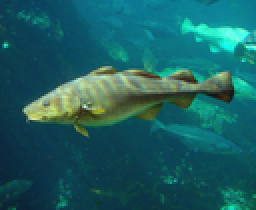
%> input picture Project 1 Image Filtering and Hybrid Image/data/fish.bmp, 128 x 105 px, shrunk from 375 x 307 before the run (shown 2 times larger)
$ octave Test_MyImfilter_Fast_Fish.m   (GNU Octave 9; MATLAB toolbox functions it lacks are replaced by stand-ins)
%> lines starting %> are read from the running program, lines starting %| are printed output that depends on the picture
### Project 1 Image Filtering and Hybrid Image/code/my_imfilter_fast.m
function output = my_imfilter_fast(image, filter)
% This function is intended to behave like the built in function imfilter()
% See 'help imfilter' or 'help conv2'. While terms like "filtering" and
% "convolution" might be used interchangeably, and they are indeed nearly
% the same thing, there is a difference:
% from 'help filter2'
%    2-D correlation is related to 2-D convolution by a 180 degree rotation
%    of the filter matrix.

% Your function should work for color images. Simply filter each color
% channel independently.

% Your function should work for filters of any width and height
% combination, as long as the width and height are odd (e.g. 1, 7, 9). This
% restriction makes it unambigious which pixel in the filter is the center
% pixel.

% Boundary handling can be tricky. The filter can't be centered on pixels
% at the image boundary without parts of the filter being out of bounds. If
% you look at 'help conv2' and 'help imfilter' you see that they have
% several options to deal with boundaries. You should simply recreate the
% default behavior of imfilter -- pad the input image with zeros, and
% return a filtered image which matches the input resolution. A better
% approach is to mirror the image content over the boundaries for padding.

% % Uncomment if you want to simply call imfilter so you can see the desired
% % behavior. When you write your actual solution, you can't use imfilter,
% % filter2, conv2, etc. Simply loop over all the pixels and do the actual
% % computation. It might be slow.
% output = imfilter(image, filter);


%%%%%%%%%%%%%%%%
% Your code here
%%%%%%%%%%%%%%%%

%Padding%
[m,n]=size(filter);
[x,y,z]=size(image);
image_padding=zeros(x+m-1,y+n-1,z);

%% Time for Padding 0.016 sec %%
% [9 lines of commented-out code are left out]
%%%%%%%%%%%%%%%%%%%%%%%%%%%%%%%%
%% Time for Padding 0.012 sec %%
%tic;
image_padding=padarray(image,[(m-1)/2,(n-1)/2]);
%toc

output=zeros(x,y,z);
%% Time for Convolution 6.88 sec %%
% [13 lines of commented-out code are left out]

%%%%%%%%%%%%%%%%%%%%%%%%%%%%%%%%%

%tic;
[U,S,V]=svd(filter);
R=rank(S);

if R==1
    h1=U(:,1)*sqrt(S(1,1));
    h2=sqrt(S(1,1))*V(:,1)';
    output=my_imfilter(my_imfilter(image,h1),h2);
    %fprintf('R==1');
else
    output=my_imfilter(image,filter);
end

%toc

### Project 1 Image Filtering and Hybrid Image/code/my_imfilter.m
function output = my_imfilter(image, filter)
% This function is intended to behave like the built in function imfilter()
% See 'help imfilter' or 'help conv2'. While terms like "filtering" and
% "convolution" might be used interchangeably, and they are indeed nearly
% the same thing, there is a difference:
% from 'help filter2'
%    2-D correlation is related to 2-D convolution by a 180 degree rotation
%    of the filter matrix.

% Your function should work for color images. Simply filter each color
% channel independently.

% Your function should work for filters of any width and height
% combination, as long as the width and height are odd (e.g. 1, 7, 9). This
% restriction makes it unambigious which pixel in the filter is the center
% pixel.

% Boundary handling can be tricky. The filter can't be centered on pixels
% at the image boundary without parts of the filter being out of bounds. If
% you look at 'help conv2' and 'help imfilter' you see that they have
% several options to deal with boundaries. You should simply recreate the
% default behavior of imfilter -- pad the input image with zeros, and
% return a filtered image which matches the input resolution. A better
% approach is to mirror the image content over the boundaries for padding.

% % Uncomment if you want to simply call imfilter so you can see the desired
% % behavior. When you write your actual solution, you can't use imfilter,
% % filter2, conv2, etc. Simply loop over all the pixels and do the actual
% % computation. It might be slow.
% output = imfilter(image, filter);


%%%%%%%%%%%%%%%%
% Your code here
%%%%%%%%%%%%%%%%

%Padding%
[m,n]=size(filter);
[x,y,z]=size(image);
image_padding=zeros(x+m-1,y+n-1,z);

%% Time for Padding 0.016 sec %%
% [9 lines of commented-out code are left out]
%%%%%%%%%%%%%%%%%%%%%%%%%%%%%%%%
%% Time for Padding 0.012 sec %%
%tic;
image_padding=padarray(image,[(m-1)/2,(n-1)/2]);
%toc

output=zeros(x,y,z);
%% Time for Convolution 6.88 sec %%
%tic;
for a=1:x
    for b=1:y
        for c=1:z
            for d=1:m
                for e=1:n
                    output(a,b,c)=output(a,b,c)+image_padding(a+d-1,b+e-1,c)*filter(d,e);
                end
            end
        end
    end
end
%toc
%%%%%%%%%%%%%%%%%%%%%%%%%%%%%%%%%

### Project 1 Image Filtering and Hybrid Image/code/Test_MyImfilter_Fast_Fish.m
% this script has test cases to help you test my_imfilter() which you will
% write. You should verify that you get reasonable output here before using
% your filtering to construct a hybrid image in proj1.m. The outputs are
% all saved and you can include them in your writeup. You can add calls to
% imfilter() if you want to check that my_imfilter() is doing something
% similar.
clear all
close all
tic;
%% Setup
test_image = im2single(imread('../data/fish.bmp'));
test_image = imresize(test_image, 0.7, 'bilinear'); %resizing to speed up testing
%> test_image: size 74x90x3 single
figure(1)
imshow(test_image)

%% Identify filter
%This filter should do nothing regardless of the padding method you use.
identity_filter = [0 0 0; 0 1 0; 0 0 0];

identity_image  = my_imfilter_fast(test_image, identity_filter);

figure(2); imshow(identity_image);
imwrite(identity_image, './Fish/identity_image.jpg', 'quality', 95);

%% Small blur with a box filter
%This filter should remove some high frequencies
blur_filter = [1 1 1; 1 1 1; 1 1 1];

blur_filter = blur_filter / sum(sum(blur_filter)); %making the filter sum to 1

blur_image = my_imfilter_fast(test_image,blur_filter);

figure(3); imshow(blur_image);
imwrite(blur_image, './Fish/blur_image.jpg', 'quality', 95);

%% Large blur
%This blur would be slow to do directly, so we instead use the fact that
%Gaussian blurs are separable and blur sequentially in each direction.
large_1d_blur_filter = fspecial('Gaussian', [25 1], 10);

large_blur_image = my_imfilter_fast(test_image, large_1d_blur_filter);
large_blur_image = my_imfilter_fast(large_blur_image, large_1d_blur_filter'); %notice the ' operator which transposes the filter
%> call 7 of my_imfilter, with filter = 0.452
%> after the loop in my_imfilter (call 7), `for a=1:x`:
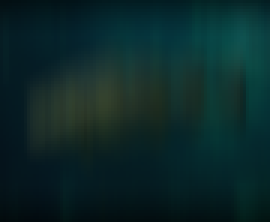
%> output: size 74x90x3 double (shown 3 times larger); mean R, G, B 0.0466, 0.158, 0.161
%> in my_imfilter (call 8), `image_padding=padarray(image,[(m-1)/2,(n-1)/2]);`:
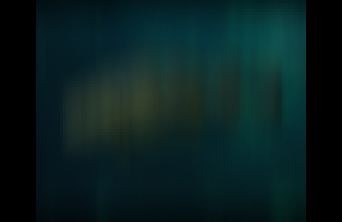
%> image_padding: size 74x114x3 double (shown 3 times larger); mean R, G, B 0.0368, 0.124, 0.127
%> after the loop in my_imfilter (call 8), `for a=1:x`:
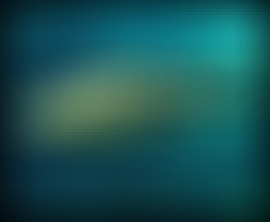
%> output: size 74x90x3 double (shown 3 times larger); mean R, G, B 0.0996, 0.329, 0.335

figure(4); imshow(large_blur_image);
imwrite(large_blur_image, './Fish/large_blur_image.jpg', 'quality', 95);

% %If you want to see how slow this would be to do naively, try out this
% %equivalent operation:
% tic %tic and toc run a timer and then print the elapsted time
% large_blur_filter = fspecial('Gaussian', [25 25], 10);
% large_blur_image = my_imfilter(test_image, large_blur_filter);
% toc

%% Oriented filter (Sobel Operator)
sobel_filter = [-1 0 1; -2 0 2; -1 0 1]; %should respond to horizontal gradients

sobel_image = my_imfilter_fast(test_image, sobel_filter);
%> after the loop in my_imfilter (call 10), `for a=1:x`:
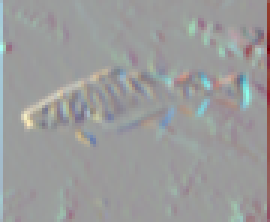
%> output: size 74x90x3 double (shown 3 times larger); mean R, G, B 0.000632, 0.00993, 0.00799; drawn with min black and max white

%0.5 added because the output image is centered around zero otherwise and mostly black
figure(5); imshow(sobel_image + 0.5);
imwrite(sobel_image + 0.5, './Fish/sobel_image.jpg', 'quality', 95);


%% High pass filter (Discrete Laplacian)
laplacian_filter = [0 1 0; 1 -4 1; 0 1 0];

laplacian_image = my_imfilter_fast(test_image, laplacian_filter);
%> after the loop in my_imfilter (call 11), `for a=1:x`:
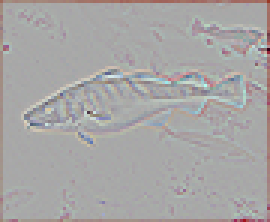
%> output: size 74x90x3 double (shown 3 times larger); mean R, G, B -0.00259, -0.0165, -0.0187; drawn with min black and max white

%0.5 added because the output image is centered around zero otherwise and mostly black
figure(6); imshow(laplacian_image + 0.5);
imwrite(laplacian_image + 0.5, './Fish/laplacian_image.jpg', 'quality', 95);

%% High pass "filter" alternative
high_pass_image = test_image - blur_image; %simply subtract the low frequency content
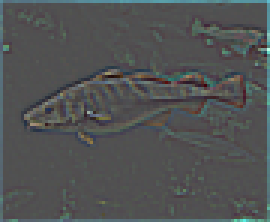
%> high_pass_image: size 74x90x3 single (shown 3 times larger); mean R, G, B 0.000861, 0.00547, 0.0062; drawn with min black and max white

figure(7); imshow(high_pass_image + 0.5);
%> after `imshow(high_pass_image + 0.5)`:
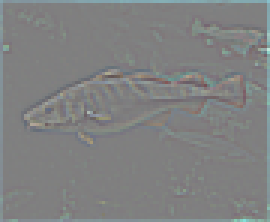
%> displayed picture: size 74x90x3, on the screen's scale of 0 to 255 (shown 3 times larger); mean R, G, B 127.7, 128.9, 129.1
imwrite(high_pass_image + 0.5, './Fish/high_pass_image.jpg', 'quality', 95);
toc
%by James Hays
